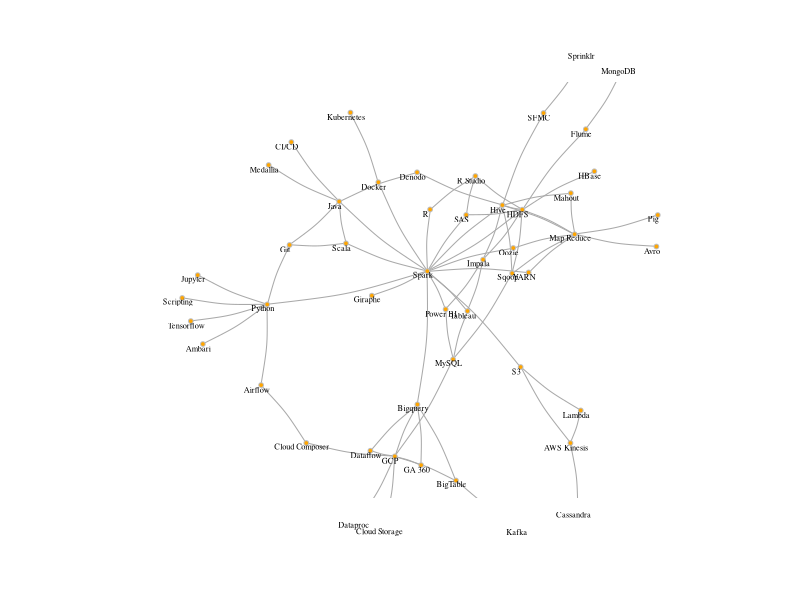
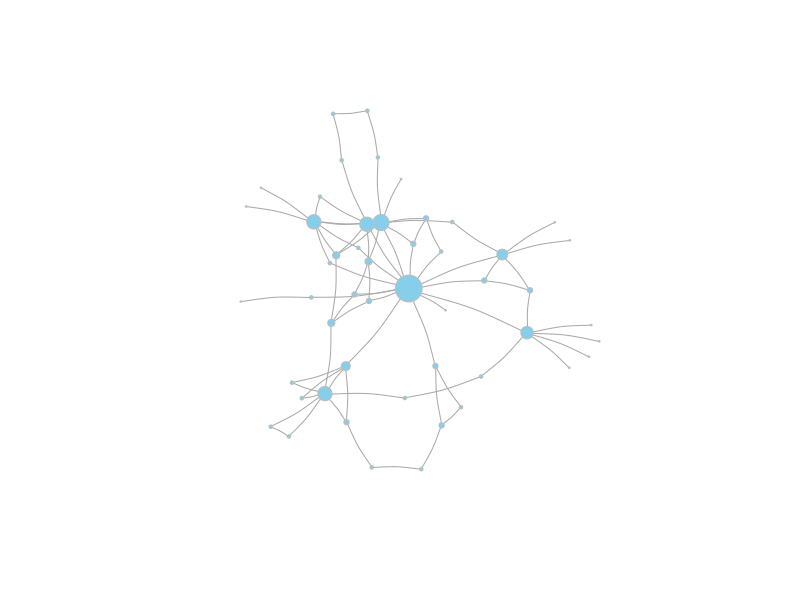
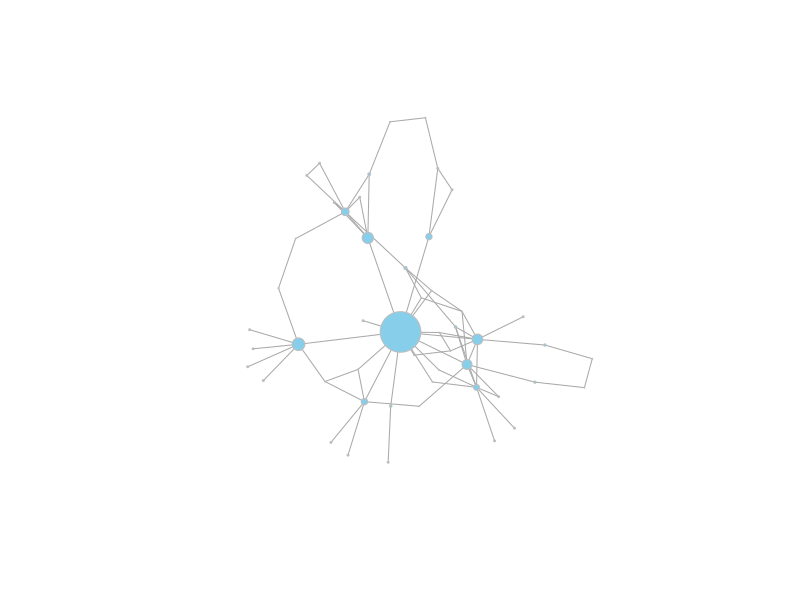
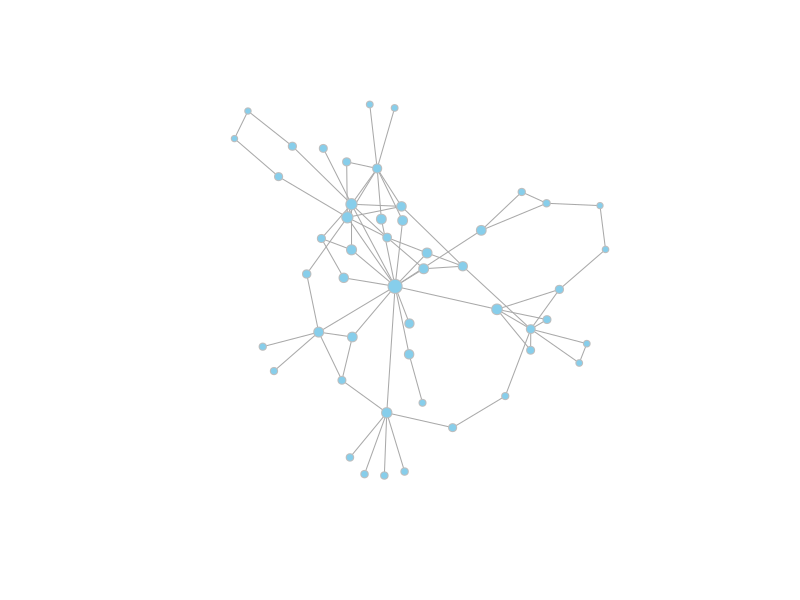
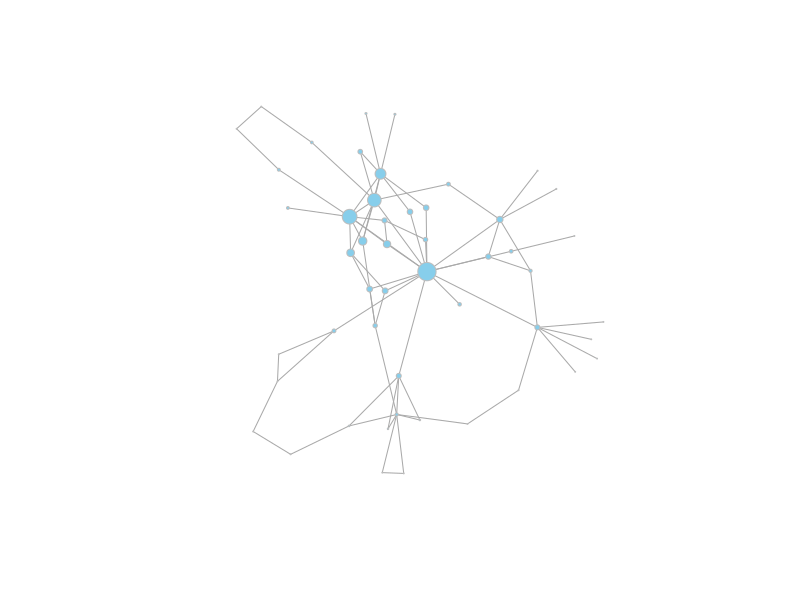

Write R code to recreate these figures, in order. (Note: this script raises an error after producing the figures.)
#Initializing Pre installed Libraries
library(readxl)
library(igraph)

#Set working directory
setwd("/Users/shivam/Downloads/epgdaba/network project/Network Analysis in Big Data")
#Reading the file
big_data <-read_excel("Dataset.xlsx")

#Converting the file to adjacency matrix
bd <- as.matrix(big_data)
rownames(bd) <- colnames(bd)

#Creating a Graph 
bigdata_network <- graph_from_adjacency_matrix(bd, mode="undirected", weighted = NULL)

#Plotting the Graph
plot(bigdata_network, 
     edge.arrow.size=.3, edge.curved=0.1, 
     vertex.size=2,margin=-0.20, width=10,
     vertex.label.cex=0.5, 
     vertex.label.dist=-0.37, 
     vertex.label.color="black",vertex.color="Orange",vertex.frame.color="gray" )

#Now we will find node specific centralities

#Degree Centrality

Degree<- degree(bigdata_network, mode="all")

plot(bigdata_network, edge.arrow.size=.3,edge.curved=0.1,vertex.size=Degree,
     vertex.color="SkyBlue", vertex.label=NA,
     vertex.frame.color="gray" )

write.csv(Degree, file = "degree.csv",quote = FALSE)

#Betweenness
Betweenness <- betweenness(bigdata_network)

plot(bigdata_network, edge.arrow.size=.3, vertex.size=0.03*Betweenness,
     vertex.color="SkyBlue", vertex.label=NA,
     vertex.frame.color="gray" )

write.csv(Betweenness, file = "betweenness.csv")

#Closeness

Closeness <- closeness(bigdata_network)

plot(bigdata_network, edge.arrow.size=.3, vertex.size=700*Closeness,
     vertex.color="SkyBlue", vertex.label=NA,
     vertex.frame.color="gray" )

write.csv(Closeness, file = "closeness.csv")

#Eigenvector

Eigen <- eigen_centrality(bigdata_network)$vector

plot(bigdata_network, edge.arrow.size=.3, vertex.size=10*Eigen,
     vertex.color="SkyBlue", vertex.label=NA,
     vertex.frame.color="gray" )

write.csv(Eigen, file = "eigen_centrality.csv")

#Average Path length
path <- average.path.length(bd_n)
path
